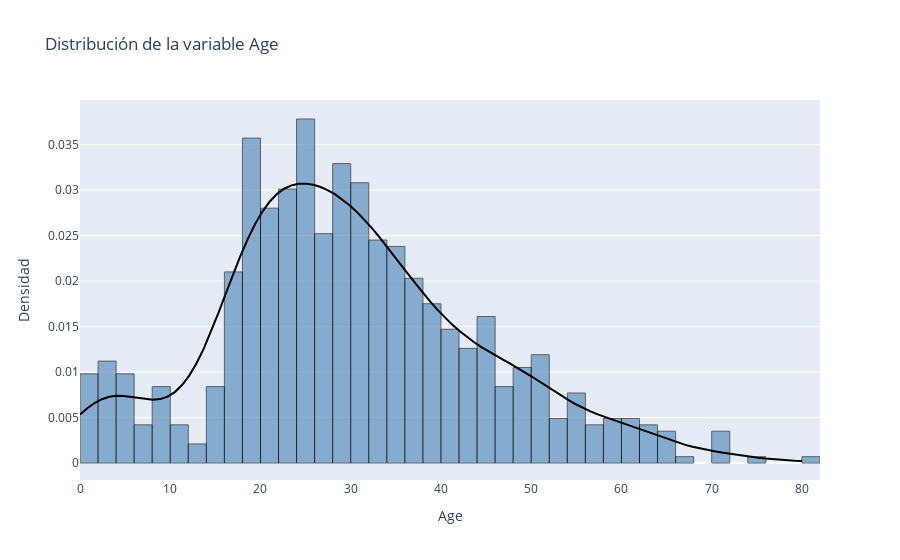

Notebook source saved alongside this figure:
### Markdown cell above
##### Distribución de Variables Principales

### Code cell
fig = go.Figure()

fig.add_trace(
    go.Histogram(
        x = df["Age"],
        marker = dict(
            color = "steelblue",
            line = dict(
                color = "black",
                width = 1,
            ),
            opacity = 0.6
        ),
        histnorm= "probability density",
        showlegend = False

    )
)

x_range = np.linspace(0, 80, 100)
kde = gaussian_kde(df["Age"].dropna())

fig.add_trace(
    go.Scatter(
        x = x_range,
        y = kde(x_range),
        line = dict(
            color = "black"
        ),
        showlegend = False
    )
)

fig.update_layout(
    title_text = "Distribución de la variable Age",
    xaxis_title = "Age",
    yaxis_title = "Densidad",
)
